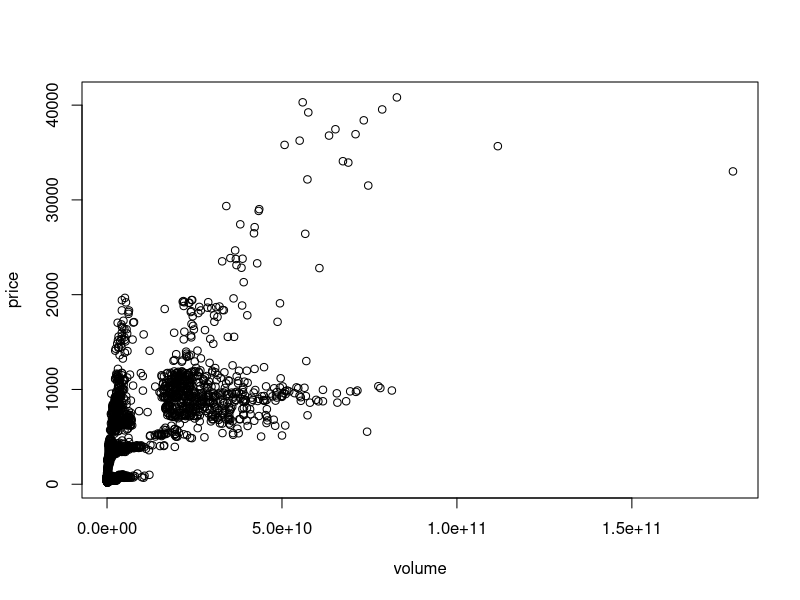
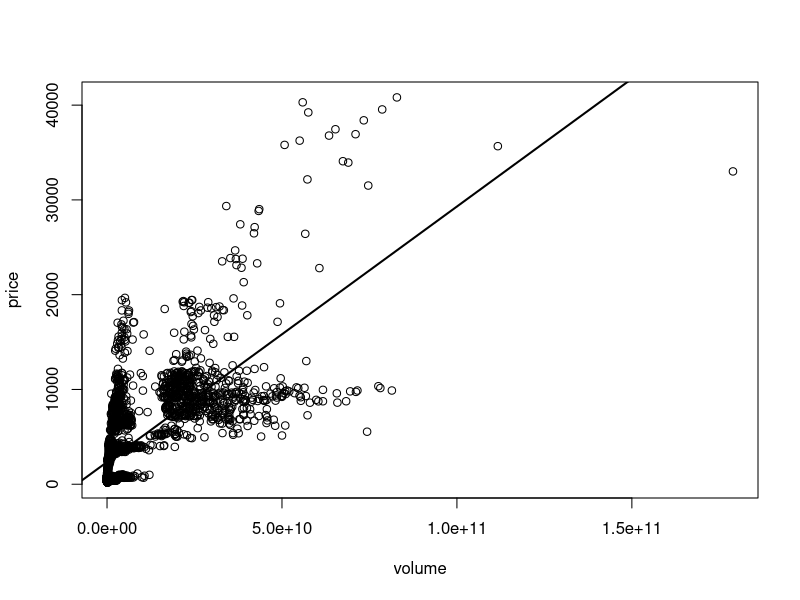
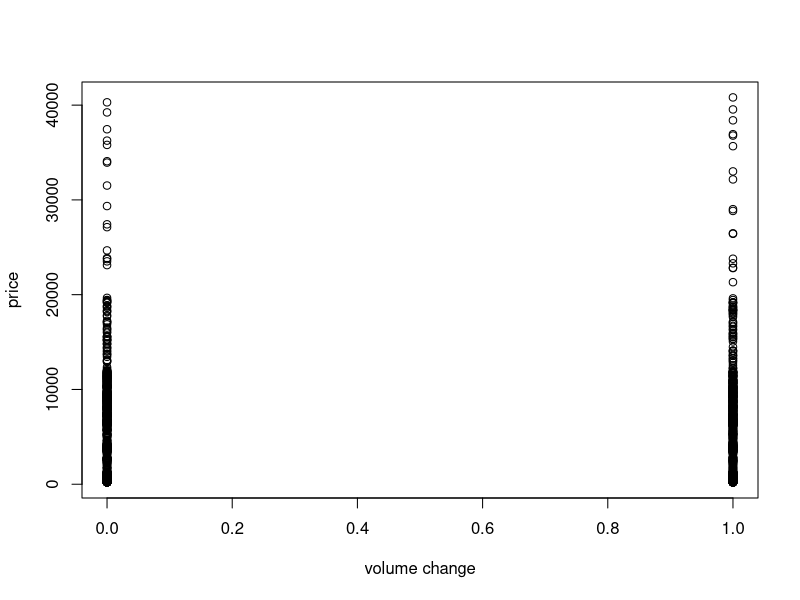

These charts were generated, in order, by the following R code:
library('MASS')




df = read.csv('data/NewCleanData.csv')
print(head(df))



# another way to specify x and y in plot() 
# plot(VR1~VR2)
# It plots variable 1(VR1) on the vertical axis as a dependent variable
# and plot VR2 on the horizontal axis as a explanatory variable.
png('figures/LM_plot_price_volume.png')
plot(df$Open_price~df$Volume,
		 xlab = 'volume',
		 ylab = 'price'
)
dev.off()



### Correlation

# cor(y,x,use = 'complete.obs')
# complete.obs will guarantee that R will not use obs with NA.

cor(df$Open_price, df$Volume, use = 'complete.obs')

# [1] 0.7114399




#--------------#	Fit Linear Model
# lm(formula, data), lm := linear model

# You don't need to specify df$Open_price, as long as you specify the
# data are from df

result = lm(Open_price~Volume, df)
print(result)
summary(result)

# Call:
# lm(formula = Open_price ~ Volume, data = df)
# 
# Residuals:
#    Min     1Q Median     3Q    Max
# -17567  -2112  -1594   1821  22878
# 
# Coefficients:
#              Estimate Std. Error t value Pr(>|t|)
# (Intercept) 2.342e+03  8.799e+01   26.62   <2e-16 ***
# Volume      2.696e-07  5.252e-09   51.33   <2e-16 ***
# ---
# Signif. codes:  0 ‘***’ 0.001 ‘**’ 0.01 ‘*’ 0.05 ‘.’ 0.1 ‘ ’ 1
# 
# Residual standard error: 3803 on 2571 degrees of freedom
# Multiple R-squared:  0.5061,    Adjusted R-squared:  0.506
# F-statistic:  2635 on 1 and 2571 DF,  p-value: < 2.2e-16



# then we can add this regression line to the graph.



png('figures/LM_plot_price_volume.png')
plot(df$Open_price~df$Volume,
		 xlab = 'volume',
		 ylab = 'price'
)
abline(result, lwd = 2)
dev.off()




## Now we can compute the confidence interval using confint()
# syntax:
# confint(regression_result, level = )

confint(result, level = 0.95)

#                    2.5 %       97.5 %
# (Intercept) 2.169422e+03 2.514506e+03
# Volume      2.593195e-07 2.799183e-07


# This is the CI for beta. Hence, although it is significant, but
# volume has very little effect on the price.






# compute correlation then square it.
cor(df$Open_price, df$Volume, use = 'complete.obs')**2
# [1] 0.5061467








#--------------#	Dummy variable

df = read.csv('data/NewCleanData.csv')
print(head(df))


# Here, x = 1 if today's volume is higher than yesterdays, 0 O.W.
# Let's see if the change of volume would affect the price.

png('figures/vol_change_price.png')
plot(Open_price~vol_change, 
		 data = df,
		 xlab = 'volume change',
		 ylab = 'price'
)
dev.off()

# Seem like no relation
# Let's do regression,


price_vol_regression = lm(Open_price~vol_change, data = df)
summary(price_vol_regression)

# Coefficients:
#             Estimate Std. Error t value Pr(>|t|)
# (Intercept)   4640.4      145.9  31.801   <2e-16 ***
# vol_change     142.3      213.8   0.666    0.506
# ---
# Signif. codes:  0 ‘***’ 0.001 ‘**’ 0.01 ‘*’ 0.05 ‘.’ 0.1 ‘ ’ 1
# 
# Residual standard error: 5411 on 2571 degrees of freedom
# Multiple R-squared:  0.0001723, Adjusted R-squared:  -0.0002166
# F-statistic: 0.4431 on 1 and 2571 DF,  p-value: 0.5057



# Clearly, no effect

















